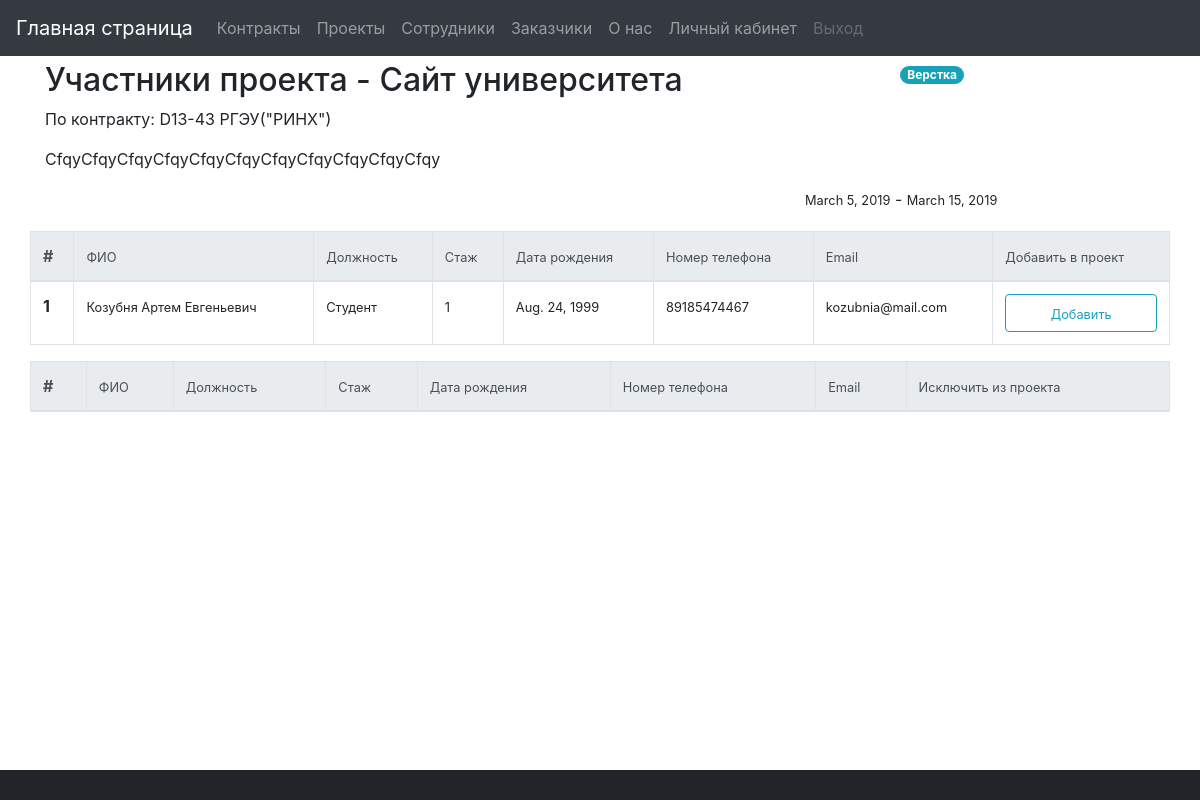
Page /projectParticipant1 on the committed database.
### project_management/models.py (models this page shows, shortened)
class Project(models.Model):
    id_contract = models.ForeignKey(Contract, on_delete=models.CASCADE, verbose_name='Номер контракта')
    id_type = models.ForeignKey(Type_project, on_delete=models.CASCADE, verbose_name='Тип проекта')
    project_name = models.CharField(max_length=300, verbose_name='Название проекта')
    description = models.TextField(max_length=1000, verbose_name='Описание')
    date_start = models.DateField(verbose_name='Дата начала')
    date_end = models.DateField(verbose_name='Дата конца')
    class Meta:
        verbose_name = 'Проект'
        verbose_name_plural = 'Проекты'

class Type_project(models.Model):
    name_type = models.CharField(max_length=150, verbose_name='Название типа')
    def __str__(self):
        return self.name_type
    class Meta:
        verbose_name = 'Тип проекта'
        verbose_name_plural = 'Типы проектов'

class Contract(models.Model):
    num_contract = models.CharField(max_length=10, verbose_name='Номер контракта')
    id_customer = models.ForeignKey(Customer, on_delete=models.CASCADE, verbose_name='Заказчик')
    comment = models.TextField(max_length=500, verbose_name='Комментарий', blank=True)
    status = models.IntegerField(choices=[(0, 'Не выполнен'), (1, 'Выполняется'), (2, 'Выполнен')],
                                 verbose_name='Статус')
    link_file = models.CharField(max_length=500, verbose_name='Ссылка на файл', blank=True)
    date_start = models.DateField(verbose_name='Дата начала')
    date_end = models.DateField(verbose_name='Дата окончания')
    def __str__(self):
        return '%s %s' % (self.num_contract, self.id_customer)
    class Meta:
        verbose_name = 'Договор'
        verbose_name_plural = 'Договоры'

class Customer(models.Model):
    id_type_customer = models.ForeignKey(Type_customer, on_delete=models.CASCADE, verbose_name='Тип заказчика')
    customer = models.CharField(max_length=200, verbose_name='Заказчик')
    phone = models.IntegerField(verbose_name='Номер телефона')
    mail = models.CharField(max_length=50, verbose_name='Email')
    def __str__(self):
        return '%s' % (self.customer,)
    class Meta:
        verbose_name = 'Заказчик'
        verbose_name_plural = 'Заказчики'

class Worker(models.Model):
    link_photo = models.CharField(max_length=500, verbose_name='Ссылка на фото', blank=True)
    surname = models.CharField(max_length=80, verbose_name='Фамилия', blank=True)
    name = models.CharField(max_length=50, verbose_name='Имя', blank=True)
    patronymic = models.CharField(max_length=55, verbose_name='Отчество', blank=True)
    id_position = models.ForeignKey(Position, on_delete=models.CASCADE, verbose_name='Должность')
    experience = models.IntegerField(verbose_name='Опыт работы', blank=True)
    gender = models.CharField(max_length=3, verbose_name='Пол', blank=True)
    date_birth = models.DateField(verbose_name='Дата рождения', blank=True)
    phone = models.CharField(max_length=11, verbose_name='Номер телефона', blank=True)
    mail = models.CharField(max_length=50, verbose_name='Email', blank=True)
    class Meta:
        verbose_name = 'Работник'
        verbose_name_plural = 'Работники'

class Position(models.Model):
    position = models.CharField(max_length=12, verbose_name='Название должности')
    def __str__(self):
        return self.position
    class Meta:
        verbose_name = 'Должность'
        verbose_name_plural = 'Должности'

class Project_participant(models.Model):
    id_project = models.ForeignKey(Project, on_delete=models.CASCADE, verbose_name='Проект')
    id_worker = models.ForeignKey(Worker, on_delete=models.CASCADE, verbose_name='Работник')
    status = models.IntegerField(choices=[(0, 'Не выполнена'), (1, 'Выполняется'), (2, 'Выполнена')],
                                 verbose_name='Статус')
    class Meta:
        verbose_name = 'Участие'
        verbose_name_plural = 'Участие'

### project_management/views.py (the view, shortened to what this page needs)
# urls.py: re_path(r'^projectParticipant(?P<project>\d+)$', views.projectParticipant, name='projectParticipant'),
def projectParticipant(request, project):
    cur_project = Project.objects.get(id=project)
    workers = Worker.objects.all().order_by('id')
    participants = Project_participant.objects.filter(id_project=cur_project)
    project_participantForm = Project_participantForm(request.POST)
    return render(request, 'Director/Project_participant.html',
                  context={"participants": participants, "workers": workers, "project": cur_project,
                           "participantForm": project_participantForm})

### project_management/templates/Director/Project_participant.html (shortened to what this page needs)
{% extends "Director/wrapperDirector.html" %}
{% block content %}
<div class="container">
    <div class="row">
        <div class="col-sm-9">
            <h2>Участники проекта - {{project.project_name}}</h2>
        </div>
        <div class="col-sm-3">
            <span class="badge badge-pill badge-info">{{project.id_type}}</span>
        </div>
        <div class="col-sm-12">
            <p>По контракту: {{project.id_contract}}</p>
        </div>
        <div class="col-sm-12">
            <p>{{project.description}}</p>
        </div>
    </div>
    <div class="row justify-content-end" style="margin-bottom: 20px;">
        <div class="col-sm-12 col-md-4 col-lg--3">
            <small>{{project.date_start}}</small>
            -
            <small>{{project.date_end}}</small>
        </div>
    </div>
    <div class="row">
        <div class="table-responsive">
            <table class="table table-bordered">
                <thead class="thead-light">
                <tr>
                    <th scope="col">#</th>
                    <th scope="col">
                        <small>ФИО</small>
                    </th>
                    <th scope="col">
                        <small>Должность</small>
                    </th>
                    <th scope="col">
                        <small>Стаж</small>
                    </th>
                    <th scope="col">
                        <small>Дата рождения</small>
                    </th>
                    <th scope="col">
                        <small>Номер телефона</small>
                    </th>
                    <th scope="col">
                        <small>Email</small>
                    </th>
                    <th scope="col">
                        <small>Добавить в проект</small>
                    </th>
                </tr>
                </thead>
                <tbody>
                {% for worker in workers %}
                {% for participant in participants %}
                {% if worker.id != participant.id_worker %}
                <tr>
                    <th scope="row">{{worker.id}}</th>
                    <td>
                        <small>{{worker.surname}} {{worker.name}} {{worker.patronymic}}</small>
                    </td>
                    <td>
                        <small>{{worker.id_position}}</small>
                    </td>
                    <td>
                        <small>{{worker.experience}}</small>
                    </td>
                    <td>
                        <small>{{worker.date_birth}}</small>
                    </td>
                    <td>
                        <small>{{worker.phone}}</small>
                    </td>
                    <td>
                        <small>{{worker.mail}}</small>
                    </td>
                    <td>
                        <form action="/updateCustomer{{customer.id}}">
                            <button type="submit" class="btn btn-outline-info col-12">
                                <small>Добавить</small>
                            </button>
                        </form>
                    </td>
                </tr>
                {% endif %}
                {% endfor %}
                {% endfor %}
                </tbody>
            </table>
        </div>
    </div>
    <div class="row">
        <div class="table-responsive">
            <table class="table table-bordered">
                <thead class="thead-light">
                <tr>
                    <th scope="col">#</th>
                    <th scope="col">
                        <small>ФИО</small>
                    </th>
                    <th scope="col">
                        <small>Должность</small>
                    </th>
                    <th scope="col">
                        <small>Стаж</small>
                    </th>
                    <th scope="col">
                        <small>Дата рождения</small>
                    </th>
                    <th scope="col">
                        <small>Номер телефона</small>
                    </th>
                    <th scope="col">
                        <small>Email</small>
                    </th>
                    <th scope="col">
                        <small>Исключить из проекта</small>
                    </th>
                </tr>
                </thead>
            </table>
        </div>
    </div>
</div>
{% endblock %}

### project_management/static/css/style.css (style rules this page uses)
.container { margin-bottom: 50px; }

### rows in the picture
Project: project_name "Сайт университета", id_type "Верстка", id_contract "D13-43 РГЭУ(\"РИНХ\")", description "CfqyCfqyCfqyCfqyCfqyCfqyCfqyCfqyCfqyCfqyCfqy", date_start "March 5, 2019", date_end "March 15, 2019"
Worker: id "1", surname "Козубня", name "Артем", patronymic "Евгеньевич", id_position "Студент", experience "1", date_birth "Aug. 24, 1999", phone "89185474467", mail "kozubnia@mail.com"
